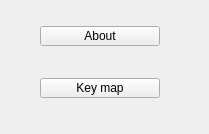
      <widget class="QWidget" name="tab_7">
       <attribute name="title">
        <string>About</string>
       </attribute>
       <widget class="QWidget" name="widget_7" native="true">
        <property name="geometry">
         <rect>
          <x>0</x>
          <y>0</y>
          <width>200</width>
          <height>125</height>
         </rect>
        </property>
        <property name="minimumSize">
         <size>
          <width>200</width>
          <height>0</height>
         </size>
        </property>
        <property name="maximumSize">
         <size>
          <width>200</width>
          <height>125</height>
         </size>
        </property>
        <layout class="QGridLayout" name="gridLayout_3">
         <item row="0" column="0">
          <widget class="QPushButton" name="aboutButton">
           <property name="minimumSize">
            <size>
             <width>120</width>
             <height>0</height>
            </size>
           </property>
           <property name="maximumSize">
            <size>
             <width>120</width>
             <height>20</height>
            </size>
           </property>
           <property name="text">
            <string>About</string>
           </property>
          </widget>
         </item>
         <item row="1" column="0">
          <widget class="QPushButton" name="keyMapButton">
           <property name="minimumSize">
            <size>
             <width>120</width>
             <height>0</height>
            </size>
           </property>
           <property name="maximumSize">
            <size>
             <width>120</width>
             <height>20</height>
            </size>
           </property>
           <property name="text">
            <string>Key map</string>
           </property>
          </widget>
         </item>
        </layout>
       </widget>
      </widget>
